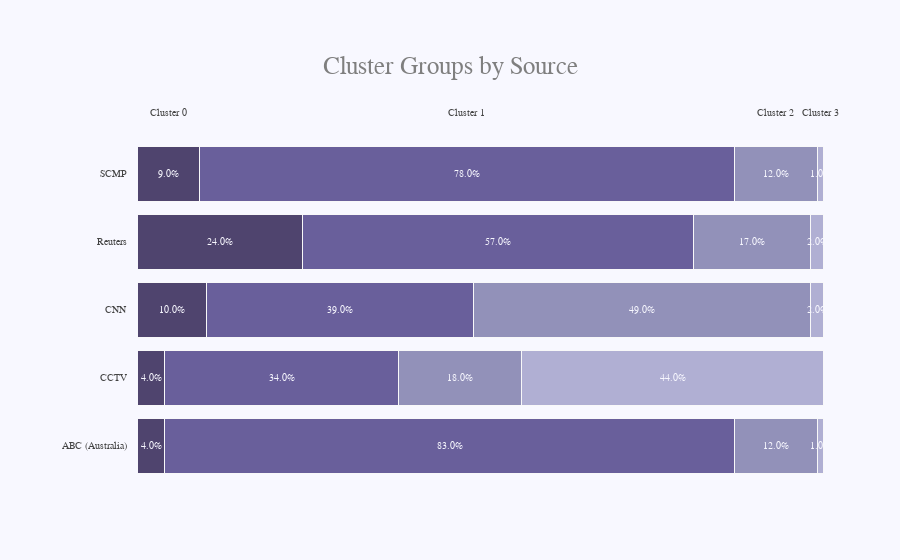

Notebook code for this chart:
### Code cell
x_data = ls
y_data = sources
top_labels = labels
colors = ['rgba(38, 24, 74, 0.8)', 'rgba(71, 58, 131, 0.8)',
          'rgba(122, 120, 168, 0.8)', 'rgba(164, 163, 204, 0.85)']

fig = go.Figure()

for i in range(0, len(x_data[0])):
    for xd, yd in zip(x_data, y_data):
        fig.add_trace(go.Bar(
            x=[xd[i]], y=[yd],
            orientation='h',
            marker=dict(
                color=colors[i],
                line=dict(color='rgb(248, 248, 249)', width=1)
            )
        ))

fig.update_layout(
    xaxis=dict(
        showgrid=False,
        showline=False,
        showticklabels=False,
        zeroline=False,
        domain=[0.15, 1]
    ),
    yaxis=dict(
        showgrid=False,
        showline=False,
        showticklabels=False,
        zeroline=False,
    ),
    barmode='stack',
    paper_bgcolor='rgb(248, 248, 255)',
    plot_bgcolor='rgb(248, 248, 255)',
    margin=dict(l=10, r=40, t=140, b=80),
    showlegend=False,
)

annotations = []

for yd, xd in zip(y_data, x_data):
    # labeling the y-axis
    annotations.append(dict(xref='paper', yref='y',
                            x=0.14, y=yd,
                            xanchor='right',
                            text=str(yd),
                            font=dict(family='Arial', size=10,
                                      color='rgb(67, 67, 67)'),
                            showarrow=False, align='right'))
    # labeling the first percentage of each bar (x_axis)
    annotations.append(dict(xref='x', yref='y',
                            x=xd[0] / 2, y=yd,
                            text=str(xd[0]) + '%',
                            font=dict(family='Arial', size=10,
                                      color='rgb(248, 248, 255)'),
                            showarrow=False))
    # labeling the first Likert scale (on the top)
    if yd == y_data[-1]:
        annotations.append(dict(xref='x', yref='paper',
                                x=xd[0] / 2, y=1.1,
                                text=top_labels[0],
                                font=dict(family='Arial', size=10,
                                          color='rgb(67, 67, 67)'),
                                showarrow=False))
    space = xd[0]
    for i in range(1, len(xd)):
            # labeling the rest of percentages for each bar (x_axis)
            annotations.append(dict(xref='x', yref='y',
                                    x=space + (xd[i]/2), y=yd,
                                    text=str(xd[i]) + '%',
                                    font=dict(family='Arial', size=10,
                                              color='rgb(248, 248, 255)'),
                                    showarrow=False))
            # labeling the Likert scale
            if yd == y_data[-1]:
                annotations.append(dict(xref='x', yref='paper',
                                        x=space + (xd[i]/2), y=1.1,
                                        text=top_labels[i],
                                        font=dict(family='Arial', size=10,
                                                  color='rgb(67, 67, 67)'),
                                        showarrow=False))
            space += xd[i]

fig.update_layout(annotations=annotations)
fig.update_layout(
    title={'text': 'Cluster Groups by Source',
           'y':0.9,
           'x':0.5,
           'xanchor': 'center',
           'yanchor': 'top'},
           font=dict(
               family='Arial',
               size=18,
               color='#7f7f7f'))
fig.show()

### Figure 1 — Plotly figure (JSON) as saved in the notebook; plotly's stock layout.template omitted (floating-point values rounded to 4 significant figures)
{"data": [{"marker": {"color": "rgba(38, 24, 74, 0.8)", "line": {"color": "rgb(248, 248, 249)", "width": 1}}, "orientation": "h", "type": "bar", "x": [4], "y": ["ABC (Australia)"]}, {"marker": {"color": "rgba(38, 24, 74, 0.8)", "line": {"color": "rgb(248, 248, 249)", "width": 1}}, "orientation": "h", "type": "bar", "x": [4], "y": ["CCTV"]}, {"marker": {"color": "rgba(38, 24, 74, 0.8)", "line": {"color": "rgb(248, 248, 249)", "width": 1}}, "orientation": "h", "type": "bar", "x": [10], "y": ["CNN"]}, {"marker": {"color": "rgba(38, 24, 74, 0.8)", "line": {"color": "rgb(248, 248, 249)", "width": 1}}, "orientation": "h", "type": "bar", "x": [24], "y": ["Reuters"]}, {"marker": {"color": "rgba(38, 24, 74, 0.8)", "line": {"color": "rgb(248, 248, 249)", "width": 1}}, "orientation": "h", "type": "bar", "x": [9], "y": ["SCMP"]}, {"marker": {"color": "rgba(71, 58, 131, 0.8)", "line": {"color": "rgb(248, 248, 249)", "width": 1}}, "orientation": "h", "type": "bar", "x": [83], "y": ["ABC (Australia)"]}, {"marker": {"color": "rgba(71, 58, 131, 0.8)", "line": {"color": "rgb(248, 248, 249)", "width": 1}}, "orientation": "h", "type": "bar", "x": [34], "y": ["CCTV"]}, {"marker": {"color": "rgba(71, 58, 131, 0.8)", "line": {"color": "rgb(248, 248, 249)", "width": 1}}, "orientation": "h", "type": "bar", "x": [39], "y": ["CNN"]}, {"marker": {"color": "rgba(71, 58, 131, 0.8)", "line": {"color": "rgb(248, 248, 249)", "width": 1}}, "orientation": "h", "type": "bar", "x": [57], "y": ["Reuters"]}, {"marker": {"color": "rgba(71, 58, 131, 0.8)", "line": {"color": "rgb(248, 248, 249)", "width": 1}}, "orientation": "h", "type": "bar", "x": [78], "y": ["SCMP"]}, {"marker": {"color": "rgba(122, 120, 168, 0.8)", "line": {"color": "rgb(248, 248, 249)", "width": 1}}, "orientation": "h", "type": "bar", "x": [12], "y": ["ABC (Australia)"]}, {"marker": {"color": "rgba(122, 120, 168, 0.8)", "line": {"color": "rgb(248, 248, 249)", "width": 1}}, "orientation": "h", "type": "bar", "x": [18], "y": ["CCTV"]}, {"marker": {"color": "rgba(122, 120, 168, 0.8)", "line": {"color": "rgb(248, 248, 249)", "width": 1}}, "orientation": "h", "type": "bar", "x": [49], "y": ["CNN"]}, {"marker": {"color": "rgba(122, 120, 168, 0.8)", "line": {"color": "rgb(248, 248, 249)", "width": 1}}, "orientation": "h", "type": "bar", "x": [17], "y": ["Reuters"]}, {"marker": {"color": "rgba(122, 120, 168, 0.8)", "line": {"color": "rgb(248, 248, 249)", "width": 1}}, "orientation": "h", "type": "bar", "x": [12], "y": ["SCMP"]}, {"marker": {"color": "rgba(164, 163, 204, 0.85)", "line": {"color": "rgb(248, 248, 249)", "width": 1}}, "orientation": "h", "type": "bar", "x": [1], "y": ["ABC (Australia)"]}, {"marker": {"color": "rgba(164, 163, 204, 0.85)", "line": {"color": "rgb(248, 248, 249)", "width": 1}}, "orientation": "h", "type": "bar", "x": [44], "y": ["CCTV"]}, {"marker": {"color": "rgba(164, 163, 204, 0.85)", "line": {"color": "rgb(248, 248, 249)", "width": 1}}, "orientation": "h", "type": "bar", "x": [2], "y": ["CNN"]}, {"marker": {"color": "rgba(164, 163, 204, 0.85)", "line": {"color": "rgb(248, 248, 249)", "width": 1}}, "orientation": "h", "type": "bar", "x": [2], "y": ["Reuters"]}, {"marker": {"color": "rgba(164, 163, 204, 0.85)", "line": {"color": "rgb(248, 248, 249)", "width": 1}}, "orientation": "h", "type": "bar", "x": [1], "y": ["SCMP"]}], "layout": {"annotations": [{"align": "right", "font": {"color": "rgb(67, 67, 67)", "family": "Arial", "size": 10}, "showarrow": false, "text": "ABC (Australia)", "x": 0.14, "xanchor": "right", "xref": "paper", "y": "ABC (Australia)", "yref": "y"}, {"font": {"color": "rgb(248, 248, 255)", "family": "Arial", "size": 10}, "showarrow": false, "text": "4.0%", "x": 2, "xref": "x", "y": "ABC (Australia)", "yref": "y"}, {"font": {"color": "rgb(248, 248, 255)", "family": "Arial", "size": 10}, "showarrow": false, "text": "83.0%", "x": 45.5, "xref": "x", "y": "ABC (Australia)", "yref": "y"}, {"font": {"color": "rgb(248, 248, 255)", "family": "Arial", "size": 10}, "showarrow": false, "text": "12.0%", "x": 93, "xref": "x", "y": "ABC (Australia)", "yref": "y"}, {"font": {"color": "rgb(248, 248, 255)", "family": "Arial", "size": 10}, "showarrow": false, "text": "1.0%", "x": 99.5, "xref": "x", "y": "ABC (Australia)", "yref": "y"}, {"align": "right", "font": {"color": "rgb(67, 67, 67)", "family": "Arial", "size": 10}, "showarrow": false, "text": "CCTV", "x": 0.14, "xanchor": "right", "xref": "paper", "y": "CCTV", "yref": "y"}, {"font": {"color": "rgb(248, 248, 255)", "family": "Arial", "size": 10}, "showarrow": false, "text": "4.0%", "x": 2, "xref": "x", "y": "CCTV", "yref": "y"}, {"font": {"color": "rgb(248, 248, 255)", "family": "Arial", "size": 10}, "showarrow": false, "text": "34.0%", "x": 21, "xref": "x", "y": "CCTV", "yref": "y"}, {"font": {"color": "rgb(248, 248, 255)", "family": "Arial", "size": 10}, "showarrow": false, "text": "18.0%", "x": 47, "xref": "x", "y": "CCTV", "yref": "y"}, {"font": {"color": "rgb(248, 248, 255)", "family": "Arial", "size": 10}, "showarrow": false, "text": "44.0%", "x": 78, "xref": "x", "y": "CCTV", "yref": "y"}, {"align": "right", "font": {"color": "rgb(67, 67, 67)", "family": "Arial", "size": 10}, "showarrow": false, "text": "CNN", "x": 0.14, "xanchor": "right", "xref": "paper", "y": "CNN", "yref": "y"}, {"font": {"color": "rgb(248, 248, 255)", "family": "Arial", "size": 10}, "showarrow": false, "text": "10.0%", "x": 5, "xref": "x", "y": "CNN", "yref": "y"}, {"font": {"color": "rgb(248, 248, 255)", "family": "Arial", "size": 10}, "showarrow": false, "text": "39.0%", "x": 29.5, "xref": "x", "y": "CNN", "yref": "y"}, {"font": {"color": "rgb(248, 248, 255)", "family": "Arial", "size": 10}, "showarrow": false, "text": "49.0%", "x": 73.5, "xref": "x", "y": "CNN", "yref": "y"}, {"font": {"color": "rgb(248, 248, 255)", "family": "Arial", "size": 10}, "showarrow": false, "text": "2.0%", "x": 99, "xref": "x", "y": "CNN", "yref": "y"}, {"align": "right", "font": {"color": "rgb(67, 67, 67)", "family": "Arial", "size": 10}, "showarrow": false, "text": "Reuters", "x": 0.14, "xanchor": "right", "xref": "paper", "y": "Reuters", "yref": "y"}, {"font": {"color": "rgb(248, 248, 255)", "family": "Arial", "size": 10}, "showarrow": false, "text": "24.0%", "x": 12, "xref": "x", "y": "Reuters", "yref": "y"}, {"font": {"color": "rgb(248, 248, 255)", "family": "Arial", "size": 10}, "showarrow": false, "text": "57.0%", "x": 52.5, "xref": "x", "y": "Reuters", "yref": "y"}, {"font": {"color": "rgb(248, 248, 255)", "family": "Arial", "size": 10}, "showarrow": false, "text": "17.0%", "x": 89.5, "xref": "x", "y": "Reuters", "yref": "y"}, {"font": {"color": "rgb(248, 248, 255)", "family": "Arial", "size": 10}, "showarrow": false, "text": "2.0%", "x": 99, "xref": "x", "y": "Reuters", "yref": "y"}, {"align": "right", "font": {"color": "rgb(67, 67, 67)", "family": "Arial", "size": 10}, "showarrow": false, "text": "SCMP", "x": 0.14, "xanchor": "right", "xref": "paper", "y": "SCMP", "yref": "y"}, {"font": {"color": "rgb(248, 248, 255)", "family": "Arial", "size": 10}, "showarrow": false, "text": "9.0%", "x": 4.5, "xref": "x", "y": "SCMP", "yref": "y"}, {"font": {"color": "rgb(67, 67, 67)", "family": "Arial", "size": 10}, "showarrow": false, "text": "Cluster 0", "x": 4.5, "xref": "x", "y": 1.1, "yref": "paper"}, {"font": {"color": "rgb(248, 248, 255)", "family": "Arial", "size": 10}, "showarrow": false, "text": "78.0%", "x": 48, "xref": "x", "y": "SCMP", "yref": "y"}, {"font": {"color": "rgb(67, 67, 67)", "family": "Arial", "size": 10}, "showarrow": false, "text": "Cluster 1", "x": 48, "xref": "x", "y": 1.1, "yref": "paper"}, {"font": {"color": "rgb(248, 248, 255)", "family": "Arial", "size": 10}, "showarrow": false, "text": "12.0%", "x": 93, "xref": "x", "y": "SCMP", "yref": "y"}, {"font": {"color": "rgb(67, 67, 67)", "family": "Arial", "size": 10}, "showarrow": false, "text": "Cluster 2", "x": 93, "xref": "x", "y": 1.1, "yref": "paper"}, {"font": {"color": "rgb(248, 248, 255)", "family": "Arial", "size": 10}, "showarrow": false, "text": "1.0%", "x": 99.5, "xref": "x", "y": "SCMP", "yref": "y"}, {"font": {"color": "rgb(67, 67, 67)", "family": "Arial", "size": 10}, "showarrow": false, "text": "Cluster 3", "x": 99.5, "xref": "x", "y": 1.1, "yref": "paper"}], "barmode": "stack", "font": {"color": "#7f7f7f", "family": "Arial", "size": 18}, "margin": {"b": 80, "l": 10, "r": 40, "t": 140}, "paper_bgcolor": "rgb(248, 248, 255)", "plot_bgcolor": "rgb(248, 248, 255)", "showlegend": false, "title": {"text": "Cluster Groups by Source", "x": 0.5, "xanchor": "center", "y": 0.9, "yanchor": "top"}, "xaxis": {"domain": [0.15, 1], "showgrid": false, "showline": false, "showticklabels": false, "zeroline": false}, "yaxis": {"showgrid": false, "showline": false, "showticklabels": false, "zeroline": false}}}
